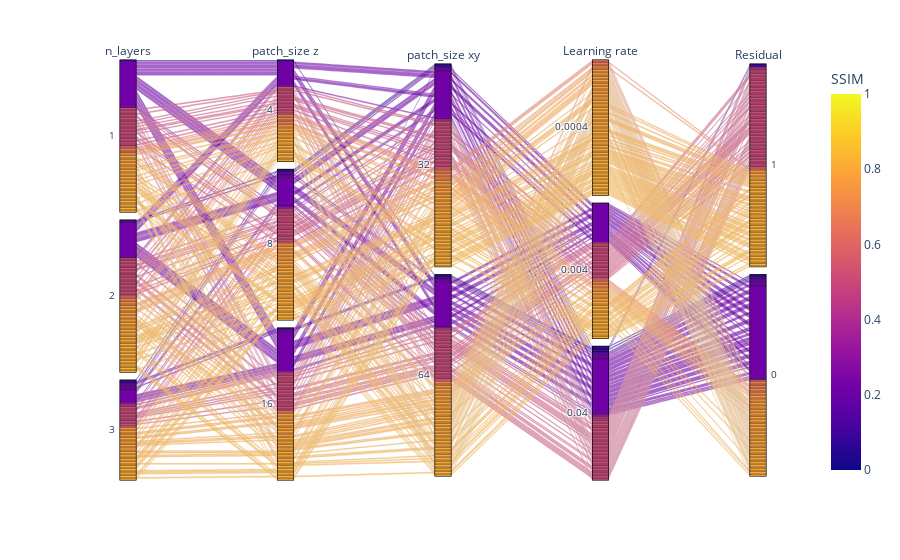

Notebook source saved alongside this figure:
### Code cell
fig.show()

### Figure 1 — Plotly figure (JSON) as saved in the notebook; plotly's stock layout.template omitted (floating-point values rounded to 4 significant figures; data arrays with more than 128 entries replaced by an {"elided": "..."} marker saying what was removed)
{"data": [{"dimensions": [{"label": "n_layers", "values": {"elided": "287 int values"}}, {"label": "patch_size z", "values": {"elided": "287 int values"}}, {"label": "patch_size xy", "values": {"elided": "287 int values"}}, {"label": "Learning rate", "values": {"elided": "287 float values"}}, {"label": "Residual", "values": {"elided": "287 int values"}}], "domain": {"x": [0, 1], "y": [0, 1]}, "line": {"color": {"elided": "287 float values"}, "coloraxis": "coloraxis"}, "name": "", "type": "parcats"}], "layout": {"coloraxis": {"cmax": 1, "cmin": 0, "colorbar": {"title": {"text": "SSIM"}}, "colorscale": [[0, "#0d0887"], [0.1111, "#46039f"], [0.2222, "#7201a8"], [0.3333, "#9c179e"], [0.4444, "#bd3786"], [0.5556, "#d8576b"], [0.6667, "#ed7953"], [0.7778, "#fb9f3a"], [0.8889, "#fdca26"], [1, "#f0f921"]]}, "legend": {"tracegroupgap": 0}, "margin": {"t": 60}}}
